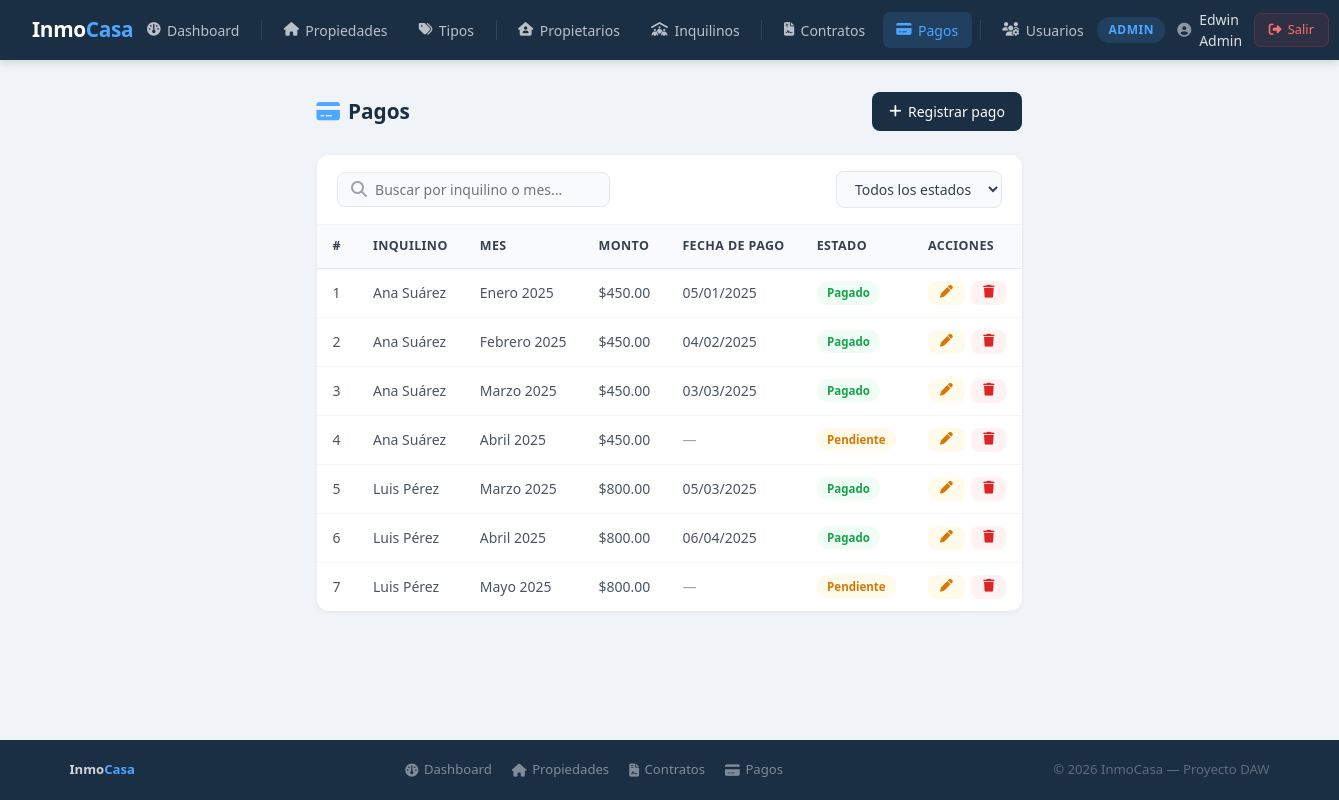
/index.php?action=pagos (signed in), run on the app's committed database.
### tables this page shows
CREATE TABLE IF NOT EXISTS pagos (
    id INT AUTO_INCREMENT PRIMARY KEY,
    contrato_id INT NOT NULL,
    fecha_pago DATE,
    monto DECIMAL(10,2) NOT NULL,
    mes_correspondiente VARCHAR(20) NOT NULL,
    estado ENUM('Pagado', 'Pendiente', 'Vencido') DEFAULT 'Pendiente',
    observaciones TEXT,
    created_at TIMESTAMP DEFAULT CURRENT_TIMESTAMP,
    FOREIGN KEY (contrato_id) REFERENCES contratos(id)
);

CREATE TABLE IF NOT EXISTS inquilinos (
    id INT AUTO_INCREMENT PRIMARY KEY,
    nombre VARCHAR(100) NOT NULL,
    cedula VARCHAR(13) NOT NULL UNIQUE,
    telefono VARCHAR(15),
    email VARCHAR(100) NOT NULL UNIQUE,
    direccion VARCHAR(200),
    referencia VARCHAR(200),
    created_at TIMESTAMP DEFAULT CURRENT_TIMESTAMP
);

### app/controllers/PagoController.php (called while the page is built, shortened)
<?php
include_once __DIR__ . '/../models/Pago.php';
class PagoController {
    private $modelo;
    public function __construct() {
        $this->modelo = new Pago();
    }
    public function index() {
        if ($_SESSION['rol'] === 'Admin') {
            $pagos = $this->modelo->obtenerTodos();
        } elseif ($_SESSION['rol'] === 'Inquilino') {
            $pagos = $this->modelo->obtenerHistorial($_SESSION['inquilino_id']);
        } else {
            header('Location: ' . BASE_URL . '?error=acceso_denegado');
            exit();
        }
        include_once __DIR__ . '/../views/pagos/index.php';
    }
}
?>

### config/database.example.php (called while the page is built, shortened)
<?php
class Database{
    private static $conn = null;
    public static function getConexion(){
        if( self::$conn === null){
            try{
                $dsn = 'mysql:host='.DB_HOST .
                ';port='. DB_PORT .
                ';dbname='.DB_NAME .
                ';charset=utf8';
                self::$conn = new PDO($dsn , DB_USER,DB_PASS ,[
                    PDO::ATTR_ERRMODE => PDO::ERRMODE_EXCEPTION,
                    PDO::ATTR_DEFAULT_FETCH_MODE => PDO::FETCH_ASSOC,
                    PDO::ATTR_EMULATE_PREPARES => false,
                ]);
            }catch(PDOException $e){
                die("Error de conexion: ". $e->getMessage());
            }
        }
        return self::$conn;
    }
}
?>

### app/models/Pago.php (called while the page is built, shortened)
<?php
class Pago {
    private $conn;
    public function __construct() {
        $this->conn = Database::getConexion();
    }
    public function obtenerTodos() {
        try {
            $sql = "SELECT p.*,
                    c.monto_mensual AS contrato_monto,
                    i.nombre AS inquilino_nombre
                    FROM pagos p
                    INNER JOIN contratos c ON p.contrato_id = c.id
                    INNER JOIN inquilinos i ON c.inquilino_id = i.id
                    ORDER BY p.created_at DESC";
            $stmt = $this->conn->prepare($sql);
            $stmt->execute();
            return $stmt->fetchAll();
        } catch (PDOException $e) {
            return ["exito" => false, "mensaje" => "Error al obtener pagos: " . $e->getMessage()];
        }
    }
}
?>

### app/views/pagos/index.php (the view, shortened to what this page needs)
<?php include_once __DIR__ . '/../layouts/header.php'; ?>
<?php
$rol   = $_SESSION['rol'];
$pagos = $pagos ?? [];
?>
<div class="page-header">
    <div class="page-title">
        <i class="fa-solid fa-credit-card"></i>
        Pagos
    </div>
    <?php if ($rol === 'Admin'): ?>
        <a href="<?= BASE_URL ?>?action=pago_crear" class="btn btn-primary">
            <i class="fa-solid fa-plus"></i> Registrar pago
        </a>
    <?php endif; ?>
</div>
<div class="table-wrap">
    <div class="table-toolbar">
        <div class="search-box">
            <i class="fa-solid fa-magnifying-glass" style="color:#9ca3af"></i>
            <input type="text" id="buscador"
                   placeholder="Buscar por inquilino o mes..."
                   onkeyup="filtrarTabla()">
        </div>
        <div class="filters">
            <select class="filter-select" id="filtroEstado" onchange="filtrarTabla()">
                <option value="">Todos los estados</option>
            </select>
        </div>
    </div>
    <?php if (empty($pagos)): ?>
        <div class="empty-state">
            <i class="fa-solid fa-receipt"></i>
            No hay pagos registrados
        </div>
    <?php else: ?>
        <table id="tablaPagos">
            <thead>
                <tr>
                    <th>#</th>
                    <th>Inquilino</th>
                    <th>Mes</th>
                    <th>Monto</th>
                    <th>Fecha de pago</th>
                    <th>Estado</th>
                    <?php if ($rol === 'Admin'): ?>
                        <th>Acciones</th>
                    <?php endif; ?>
                </tr>
            </thead>
            <tbody>
                <?php foreach ($pagos as $p): ?>
                <tr>
                    <td><?= $p['id'] ?></td>
                    <td><?= htmlspecialchars($p['inquilino_nombre'] ?? '') ?></td>
                    <td><?= htmlspecialchars($p['mes_correspondiente']) ?></td>
                    <td>$<?= number_format($p['monto'], 2) ?></td>
                    <td>
                        <?= $p['fecha_pago']
                            ? date('d/m/Y', strtotime($p['fecha_pago']))
                            : '<span style="color:#9ca3af">—</span>' ?>
                    </td>
                    <td>
                        <span class="badge badge-<?= strtolower($p['estado']) ?>">
                            <?= $p['estado'] ?>
                        </span>
                    </td>
                    <?php if ($rol === 'Admin'): ?>
                    <td>
                        <div class="acciones">
                            <a href="<?= BASE_URL ?>?action=pago_editar&id=<?= $p['id'] ?>"
                               class="btn btn-sm btn-warning" title="Editar">
                                <i class="fa-solid fa-pen"></i>
                            </a>
                            <a href="<?= BASE_URL ?>?action=pago_eliminar&id=<?= $p['id'] ?>"
                               class="btn btn-sm btn-danger" title="Eliminar"
                               onclick="return confirm('¿Eliminar este pago?')">
                                <i class="fa-solid fa-trash"></i>
                            </a>
                        </div>
                    </td>
                    <?php endif; ?>
                </tr>
                <?php endforeach; ?>
            </tbody>
        </table>
    <?php endif; ?>
</div>
<?php include_once __DIR__ . '/../layouts/footer.php'; ?>

### public/css/style.css (style rules this page uses)
*, *::before, *::after { margin: 0; padding: 0; box-sizing: border-box; }
html { font-size: 16px; }
body { font-family: 'Segoe UI', system-ui, -apple-system, sans-serif; background: #f0f4f8; color: #1a2e44; min-height: 100vh; line-height: 1.5; display: flex; flex-direction: column; }
a { color: #4da6ff; text-decoration: none; transition: color 0.2s; }
.btn { display: inline-flex; align-items: center; gap: 0.4rem; padding: 0.55rem 1.1rem; border-radius: 8px; font-size: 0.875rem; font-weight: 500; text-decoration: none; cursor: pointer; border: none; transition: all 0.2s; white-space: nowrap; }
.btn-primary { background: #1a2e44; color: #fff; }
.btn-warning { background: #fffbeb; color: #d97706; }
.btn-danger { background: #fef2f2; color: #dc2626; }
.btn-sm { padding: 0.35rem 0.75rem; font-size: 0.8rem; }
.badge { display: inline-block; font-size: 0.72rem; font-weight: 600; padding: 0.2rem 0.65rem; border-radius: 99px; white-space: nowrap; }
.badge-pagado { background: #f0fdf4; color: #16a34a; }
.badge-pendiente { background: #fffbeb; color: #d97706; }
.table-wrap { background: #fff; border-radius: 12px; box-shadow: 0 1px 4px rgba(0,0,0,0.06); overflow: hidden; }
.table-toolbar { padding: 1rem 1.25rem; border-bottom: 1px solid #f3f4f6; display: flex; align-items: center; justify-content: space-between; flex-wrap: wrap; gap: 0.75rem; }
table { width: 100%; border-collapse: collapse; font-size: 0.875rem; }
thead { background: #f8fafc; border-bottom: 1px solid #e5e7eb; }
th { padding: 0.75rem 1rem; text-align: left; font-weight: 600; color: #374151; font-size: 0.78rem; text-transform: uppercase; letter-spacing: 0.4px; white-space: nowrap; }
td { padding: 0.75rem 1rem; color: #4b5563; border-bottom: 1px solid #f3f4f6; vertical-align: middle; }
tr:last-child td { border-bottom: none; }
input[type="text"], input[type="email"], input[type="password"], input[type="number"], input[type="date"], select, textarea { width: 100%; padding: 0.65rem 0.9rem; border: 1.5px solid #e5e7eb; border-radius: 8px; font-size: 0.9rem; color: #1a2e44; background: #fafafa; outline: none; transition: border-color 0.2s, background 0.2s; font-family: inherit; }
.search-box { display: flex; align-items: center; gap: 0.5rem; background: #f8fafc; border: 1.5px solid #e5e7eb; border-radius: 8px; padding: 0.45rem 0.85rem; }
.search-box input { border: none; background: none; outline: none; font-size: 0.875rem; color: #1a2e44; width: 220px; padding: 0; }
.filter-select { padding: 0.45rem 0.85rem; border: 1.5px solid #e5e7eb; border-radius: 8px; font-size: 0.875rem; color: #374151; background: #f8fafc; outline: none; cursor: pointer; transition: border-color 0.2s; }
.acciones { display: flex; gap: 0.4rem; flex-wrap: wrap; }
.page-header { display: flex; align-items: center; justify-content: space-between; margin-bottom: 1.5rem; flex-wrap: wrap; gap: 1rem; }
.page-title { font-size: 1.3rem; font-weight: 600; color: #1a2e44; display: flex; align-items: center; gap: 0.5rem; }
.page-title i { color: #4da6ff; }

### app/views/layouts/header.php (style rules this page uses)
* { margin: 0; padding: 0; box-sizing: border-box; }
body { font-family: 'Segoe UI', sans-serif; background: #f0f4f8; min-height: 100vh; display: flex; flex-direction: column; }

### data on the page
pagos: id "1", inquilinos.nombre "Ana Suárez", mes_correspondiente "Enero 2025", monto "450.00", fecha_pago "05/01/2025", estado "Pagado"
pagos: id "2", inquilinos.nombre "Ana Suárez", mes_correspondiente "Febrero 2025", monto "450.00", fecha_pago "04/02/2025", estado "Pagado"
pagos: id "3", inquilinos.nombre "Ana Suárez", mes_correspondiente "Marzo 2025", monto "450.00", fecha_pago "03/03/2025", estado "Pagado"
pagos: id "4", inquilinos.nombre "Ana Suárez", mes_correspondiente "Abril 2025", monto "450.00", estado "Pendiente"
pagos: id "5", inquilinos.nombre "Luis Pérez", mes_correspondiente "Marzo 2025", monto "800.00", fecha_pago "05/03/2025", estado "Pagado"
pagos: id "6", inquilinos.nombre "Luis Pérez", mes_correspondiente "Abril 2025", monto "800.00", fecha_pago "06/04/2025", estado "Pagado"
pagos: id "7", inquilinos.nombre "Luis Pérez", mes_correspondiente "Mayo 2025", monto "800.00", estado "Pendiente"

### other printed values
$rol "ADMIN"
$nombre "Edwin Admin"
